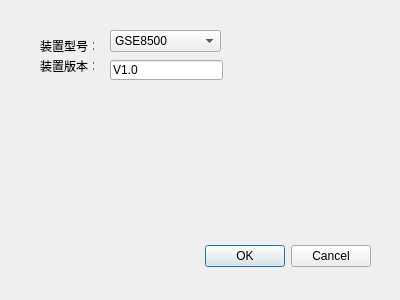
<?xml version="1.0" encoding="UTF-8"?>
<ui version="4.0">
 <class>CParaToCfgDialog</class>
 <widget class="QDialog" name="CParaToCfgDialog">
  <property name="geometry">
   <rect>
    <x>0</x>
    <y>0</y>
    <width>400</width>
    <height>300</height>
   </rect>
  </property>
  <property name="windowTitle">
   <string>Dialog</string>
  </property>
  <widget class="QDialogButtonBox" name="buttonBox">
   <property name="geometry">
    <rect>
     <x>30</x>
     <y>240</y>
     <width>341</width>
     <height>32</height>
    </rect>
   </property>
   <property name="orientation">
    <enum>Qt::Horizontal</enum>
   </property>
   <property name="standardButtons">
    <set>QDialogButtonBox::Cancel|QDialogButtonBox::Ok</set>
   </property>
  </widget>
  <widget class="QLabel" name="label_2">
   <property name="geometry">
    <rect>
     <x>40</x>
     <y>40</y>
     <width>54</width>
     <height>12</height>
    </rect>
   </property>
   <property name="text">
    <string>装置型号：</string>
   </property>
  </widget>
  <widget class="QLabel" name="label_3">
   <property name="geometry">
    <rect>
     <x>40</x>
     <y>60</y>
     <width>54</width>
     <height>12</height>
    </rect>
   </property>
   <property name="text">
    <string>装置版本：</string>
   </property>
  </widget>
  <widget class="QLineEdit" name="lineEditVersion">
   <property name="geometry">
    <rect>
     <x>110</x>
     <y>60</y>
     <width>113</width>
     <height>20</height>
    </rect>
   </property>
   <property name="text">
    <string>V1.0</string>
   </property>
  </widget>
  <widget class="QComboBox" name="comboBox">
   <property name="geometry">
    <rect>
     <x>110</x>
     <y>30</y>
     <width>111</width>
     <height>22</height>
    </rect>
   </property>
   <item>
    <property name="text">
     <string>GSE8500</string>
    </property>
   </item>
   <item>
    <property name="text">
     <string>GSE8220</string>
    </property>
   </item>
  </widget>
 </widget>
 <resources/>
 <connections>
  <connection>
   <sender>buttonBox</sender>
   <signal>accepted()</signal>
   <receiver>CParaToCfgDialog</receiver>
   <slot>accept()</slot>
   <hints>
    <hint type="sourcelabel">
     <x>248</x>
     <y>254</y>
    </hint>
    <hint type="destinationlabel">
     <x>157</x>
     <y>274</y>
    </hint>
   </hints>
  </connection>
  <connection>
   <sender>buttonBox</sender>
   <signal>rejected()</signal>
   <receiver>CParaToCfgDialog</receiver>
   <slot>reject()</slot>
   <hints>
    <hint type="sourcelabel">
     <x>316</x>
     <y>260</y>
    </hint>
    <hint type="destinationlabel">
     <x>286</x>
     <y>274</y>
    </hint>
   </hints>
  </connection>
 </connections>
</ui>
